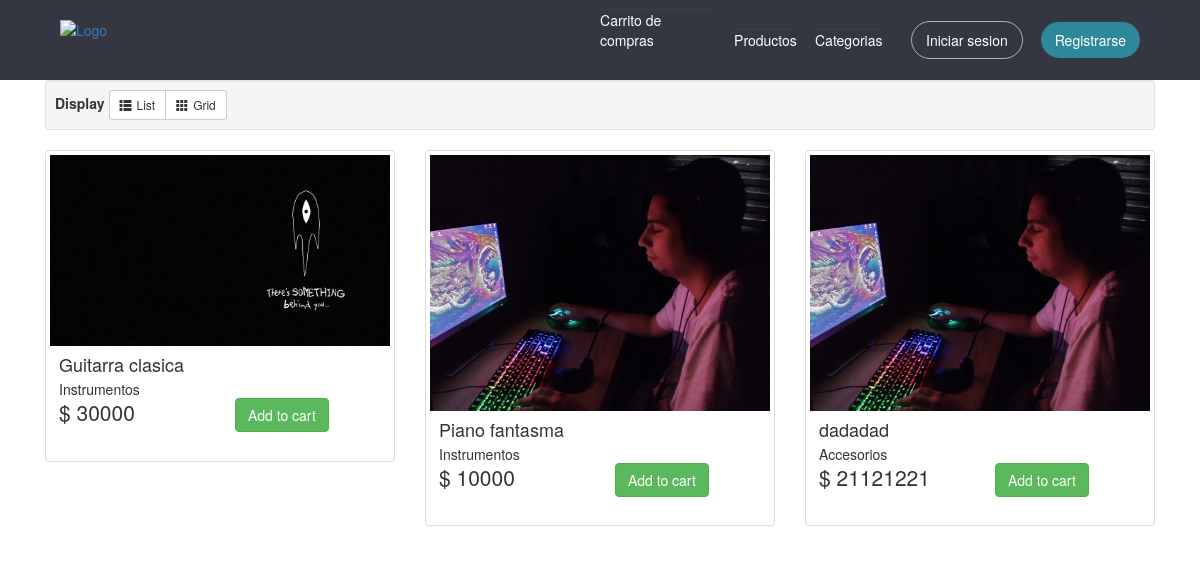
/, run on an earlier commit of the app's database.
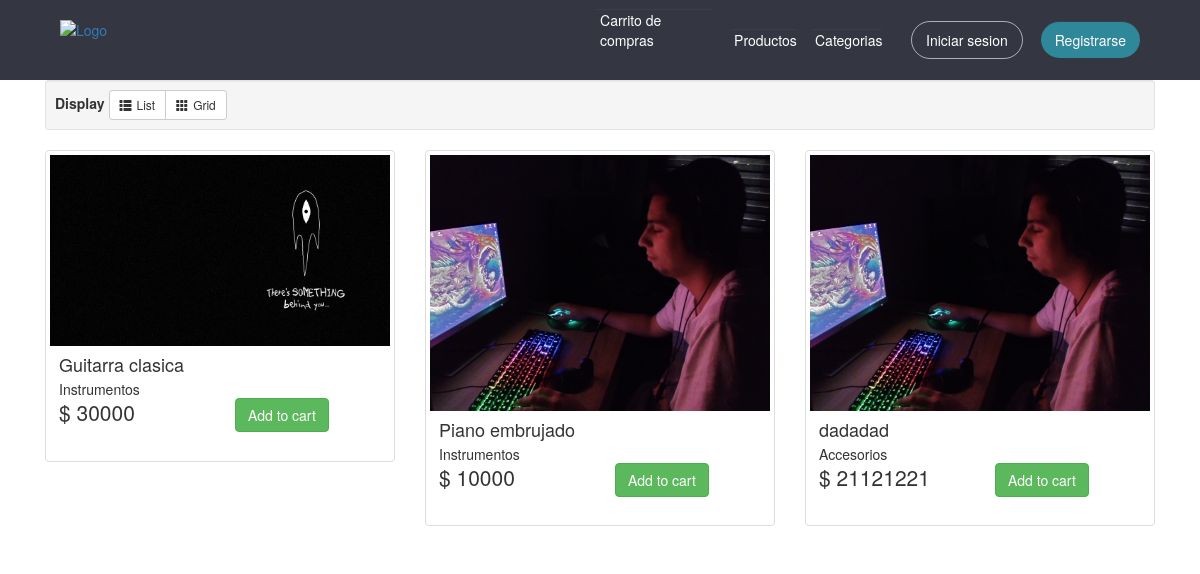
And on a later commit of the database.
### guitar/models.py (models this page shows, shortened)
class Producto(models.Model):
    nombre = models.CharField(max_length=45)
    categoria = models.ForeignKey(Categoria, on_delete=models.CASCADE)
    precio = models.IntegerField()
    stock = models.IntegerField()
    imagen = models.ImageField(upload_to="productos",null=True)

class Categoria(models.Model):
    categoria = models.CharField(max_length=30)
    def __str__(self):
        return self.categoria

### guitar/views.py (the view)
# urls.py: path('',views.home,name="home"),
def home(request):
    trabajador = Trabajador.objects.all()
    productos = Producto.objects.all()
    context = {'productos':productos,'trabajador':trabajador}
    return render(request, 'guitar/home.html',context)

### guitar/context_processor.py (called while the page is built)
def total_carrito(request):
    total = 0
    if request.user.is_authenticated or not request.user.is_authenticated:
        if "carrito" in request.session.keys():
            for key, value in request.session["carrito"].items():
                total += int(value["acumulado"])
    return {"total_carrito": total}

### guitar/templates/guitar/home.html (shortened to what this page needs)
{% extends 'guitar/baseNavbar.html' %}
{% load static %}
{% block css %}
    <link rel="stylesheet" href="{% static 'css/styleListaProductos.css' %}">
    <link rel="stylesheet" href="https://cdnjs.cloudflare.com/ajax/libs/meyer-reset/2.0/reset.min.css">
    <link rel='stylesheet' href='//maxcdn.bootstrapcdn.com/bootstrap/3.2.0/css/bootstrap.min.css'>
{% endblock %}
{% block content %}
<div class="container">
    <div class="well well-sm">
        <strong>Display</strong>
        <div class="btn-group">
            <a href="#" id="list" class="btn btn-default btn-sm"><span class="glyphicon glyphicon-th-list">
            </span>List</a> <a href="#" id="grid" class="btn btn-default btn-sm"><span
                class="glyphicon glyphicon-th"></span>Grid</a>
        </div>
    </div>
    <div id="products" class="row">
        {% for producto in productos %}
        <div class="item  col-xs-4 col-lg-4">
            <div class="thumbnail">
                {% if producto.imagen %}
                <img class="group list-group-image" src="{{ producto.imagen.url }}" alt="" />
                {% endif %}
                <div class="caption">
                    <h4 class="group inner list-group-item-heading">
                        {{ producto.nombre}}</h4>
                    <p class="group inner list-group-item-text">
                        {{producto.categoria}}</p>
                    <div class="row">
                        <div class="col-xs-12 col-md-6">
                            <p class="lead">
                                $ {{producto.precio}}</p>
                        </div>
                        <div class="col-xs-12 col-md-6">
                            <a class="btn btn-success" href="{% url 'agregar' producto.id %}">Add to cart</a>
                        </div>
                    </div>
                </div>
            </div>
        </div>
        {% endfor %}
    </div>
</div>
{% endblock %}

What changed in the data, as far as the page shows it:
changed Producto: nombre "Piano fantasma" → "Piano embrujado"
